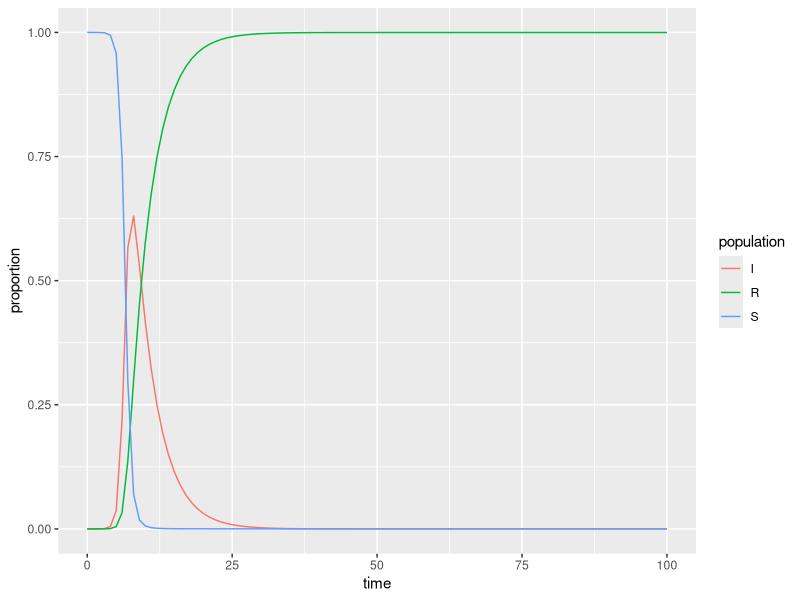

Source code (R):
## ---- chunk 1
knitr::opts_chunk$set(echo = TRUE)
library(tidyverse)
library(deSolve)
## ---- chunk 2
### Specify parameters

## Proportion in each compartment: Susceptible 0.999999, Infected 0.000001, Recovered 0 (these are directly from the example linked above)
init <- c(S = 1-1e-6, I = 1e-6, R = 0.0)

## beta: infection parameter; gamma: recovery parameter
parameters <- c(beta = 2.316, gamma = 0.261)

## Time frame
times      <- seq(0, 100, by = 1)
## ---- chunk 3
## Build the function with all 
sir <- function(time, init, parameters) {

  with(as.list(c(init, parameters)), {

    dS <- -beta * S * I
    dI <-  beta * S * I - gamma * I
    dR <-  gamma * I
    
    return(list(c(dS, dI, dR)))
  })
}
## ---- chunk 4
## Solve using `deSolve::ode()`
approximation <- ode(y = init, times = times, func = sir, parms = parameters)
## ---- chunk 5
## Get output into a data frame
approx_df <- as.data.frame(approximation)

## Pivot longer so R will do the work for us: 
approx_long <- approx_df %>% 
  pivot_longer(cols = S:R, names_to = "population", values_to = "proportion")

## ---- chunk 6
ggplot(data = approx_long, aes(x = time, y = proportion)) +
  geom_line(aes(color = population))
